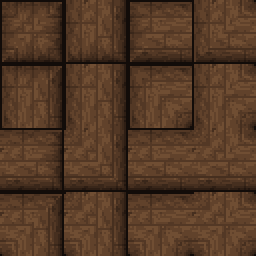
#> input picture art/structures/wood_walls.png, 128 x 128 px (shown 2 times larger)
$ python wood_floor.py
#> lines starting #> are read from the running program, lines starting #| are printed output that depends on the picture
### tools/tilekit/wood_walls.py
"""Wall autotile sheets: wood, reinforced wood and stone.

32x32 px tiles, dark pixel-art palette, straight top-down view: each wall fills its cell and
we only see its top. The top is shaded as if slightly arced (rounded like a log/bolster):
brightest along the middle, falling off toward every open edge, with a soft light from the
top-left. Inner corners round off too, so joins read as one continuous wall.

Sheet layout: 4x4 tiles (128x128), tile index = connection mask
    N=1, E=2, S=4, W=8        column = mask % 4, row = mask // 4
so the game picks a tile with:  mask = int(n) | int(e)<<1 | int(s)<<2 | int(w)<<3.
That covers isolated posts, end caps, straights, corners, T-joins and crosses. The four
diagonals are assumed open (walls are one cell thick).

Plank grain follows the wall's direction; corners and T-joins are mitred like a frame.

Three materials share the shape, arc shading and mitred joints; only the top surface
differs (MATERIALS): wood planks; reinforced wood, darker planks bound by riveted iron straps;
stone, courses of cut blocks with mortar joints.

Run:  python tools/tilekit/wood_walls.py
      writes art/structures/{wood,reinforced,stone}_walls.png and a preview of each in
      tools/tilekit/preview/
"""
import math
import os

from PIL import Image

T = 32                 # tile size
PLANK = 8              # plank width
ARC = 12               # how far in from an open edge the rounding reaches, in px

ROOT = os.path.dirname(os.path.dirname(os.path.dirname(os.path.abspath(__file__))))
OUT_DIR = os.path.join(ROOT, "art", "structures")
PREVIEW_DIR = os.path.join(os.path.dirname(os.path.abspath(__file__)), "preview")

N, E, S, W = 1, 2, 4, 8

# ---------------------------------------------------------------- palette (dark theme)
OUTLINE = (18, 12, 9)
# Wood shades, darkest -> lightest. The arc and the grain both index into this ramp.
WOOD = [
	(34, 22, 15),
	(46, 30, 20),
	(58, 39, 26),
	(70, 47, 31),
	(83, 56, 37),
	(97, 66, 43),
	(112, 78, 51),
]
SEAM_DROP = 1.5        # plank seams sit this many shades darker than the wood around them
KNOT_DROP = 2.0
# Reinforced: older, darker planks, bound with iron straps.
WOOD_DARK = [
	(26, 17, 12),
	(36, 24, 16),
	(47, 31, 21),
	(58, 39, 26),
	(70, 47, 31),
	(83, 56, 37),
	(97, 66, 43),
]
IRON = [
	(16, 17, 20),
	(24, 25, 29),
	(33, 34, 39),
	(44, 45, 51),
	(57, 58, 64),
	(72, 73, 79),
	(98, 99, 104),
]
STRAP_AT = (14, 15, 16)   # one strap per cell, centred along the wall: dark edge, face, shadow
# Stone: cool grey cut blocks, as the rocks.
STONE = [
	(30, 31, 36),
	(42, 43, 49),
	(55, 56, 62),
	(69, 70, 76),
	(85, 86, 91),
	(102, 103, 107),
	(122, 122, 125),
]
STONE_OUTLINE = (13, 14, 17)
COURSE = 8             # stone course height (across the wall)
BLOCK = 16             # block length (along); alternate courses offset by half


def h(*v):
	"""Small deterministic hash -> [0, 1)."""
	x = 0x9E3779B1
	for n in v:
		x ^= (n + 0x7F4A7C15 + (x << 6) + (x >> 2)) & 0xFFFFFFFF
		x = (x * 0x85EBCA6B) & 0xFFFFFFFF
		x ^= x >> 13
	return (x & 0xFFFF) / 65536.0


# [49 lines left out: functions grain, reinforced, stone, not called in this run]


MATERIALS = {
	"wood": dict(palette=WOOD, outline=OUTLINE, surface=lambda a, c: (grain(a, c), None)),
	"reinforced": dict(palette=WOOD_DARK, outline=OUTLINE, surface=reinforced),
	"stone": dict(palette=STONE, outline=STONE_OUTLINE, surface=stone),
}


# [131 lines left out: functions sector_vertical, edge_dist, tile, sheet, preview, not called in this run]


# [8 lines that do not run on import are left out]

### tools/tilekit/wood_floor.py
"""Wood floor tiles.

32x32 px, straight top-down, dark pixel-art palette to match wood_walls.py. Horizontal
planks, 8 px wide, so rows line up across every tile. VARIANTS tiles side by side in one
strip; they share the grain streaks (so planks run on unbroken from tile to tile) and only
differ in where butt joints and knots fall. The game picks a variant from a hash of the cell.

Flatter and a touch lighter/greyer than the walls so the walls read as standing on it.

Run:  python tools/tilekit/wood_floor.py
      writes art/structures/wood_floor.png and tools/tilekit/preview/wood_floor_preview.png
      (the preview also uses art/structures/wood_walls.png, so run wood_walls.py first)
"""
import math
import os

from PIL import Image

from wood_walls import h, N, E, S, W

T = 32
PLANK = 8
VARIANTS = 4

ROOT = os.path.dirname(os.path.dirname(os.path.dirname(os.path.abspath(__file__))))
OUT = os.path.join(ROOT, "art", "structures", "wood_floor.png")
WALLS = os.path.join(ROOT, "art", "structures", "wood_walls.png")
PREVIEW = os.path.join(os.path.dirname(os.path.abspath(__file__)), "preview", "wood_floor_preview.png")

# darkest -> lightest
WOOD = [
	(48, 35, 26),
	(62, 45, 32),
	(74, 54, 38),
	(85, 62, 44),
	(96, 71, 50),
	(108, 81, 57),
]
BASE = 3.0
SEAM = 0                       # seam shade index (gap between planks)


def pixel(x, y, var):
	p = y // PLANK
	k = y % PLANK
	if k == PLANK - 1:
		return WOOD[SEAM]          # gap between plank rows
	# butt joints: per variant, per plank row; some rows have none in this tile
	if h(var, p, 7) < 0.7 and x == 2 + int(h(var, p, 8) * (T - 4)):
		return WOOD[SEAM]
	v = BASE
	# streaks shared by every variant (periodic in T): planks flow on across tiles
	ph = h(p, k, 1) * 6.283
	v += 0.5 * math.sin(6.283 * 1 * x / T + ph) + 0.3 * math.sin(6.283 * 4 * x / T + ph * 1.3)
	# one long plank tone per row, so rows look like separate boards
	v += (h(p, 2) - 0.5) * 0.9
	v += (h(x, y, var, 11) - 0.5) * 0.7          # pixel noise, like the grass
	v += 0.5 if k == 0 else 0.0                  # top edge of each board catches the light
	v -= 0.4 if k == PLANK - 2 else 0.0          # lower edge falls into the gap
	# knots
	kx = int(h(var, p, 3) * T)
	if h(var, p, 5) < 0.3 and k in (3, 4) and abs(x - kx) <= (1 if k == 3 else 0):
		v -= 1.8
	return WOOD[max(0, min(len(WOOD) - 1, int(round(v))))]


def strip():
	img = Image.new("RGBA", (T * VARIANTS, T), (0, 0, 0, 255))
	px = img.load()
	for var in range(VARIANTS):
		for y in range(T):
			for x in range(T):
				px[var * T + x, y] = pixel(x, y, var)
	return img


def preview(floor_img):
	"""Two rooms on darkened grass: walls, floors with the in-game wall shadow, 3x."""
	layout = [
		"..............",
		".#######......",
		".#ffffff#.....",
		".#ffffff#####.",
		".#ffffffffff#.",
		".#ffffff#fff#.",
		".###f####fff#.",
		"....f...#####.",
		"..............",
	]
	H, Wd = len(layout), len(layout[0])
	walls = Image.open(WALLS).convert("RGBA")
#> walls is the input picture: PIL image 128x128 RGBA; mean R, G, B, A 84.4, 57.4, 37.7, 255
	out = Image.new("RGBA", (Wd * T, H * T))
#> out: PIL image 448x288 RGBA; every value is 0
	g = Image.open(os.path.join(ROOT, "art", "ground", "grass_a_plain.png")).convert("RGBA")
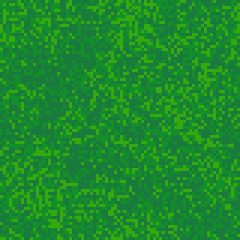
#> input picture art/ground/grass_a_plain.png, 80 x 80 px (shown 3 times larger)
#> g is the input picture: PIL image 80x80 RGBA; mean R, G, B, A 29, 139.2, 44.5, 255
	r, gg, b, a = g.split()
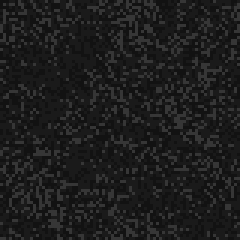
#> r: PIL image 80x80 L (shown 3 times larger); min 18, max 54, mean 29
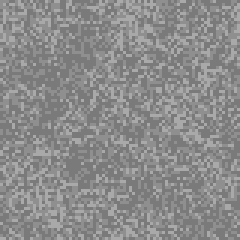
#> gg: PIL image 80x80 L (shown 3 times larger); min 122, max 169, mean 139.2
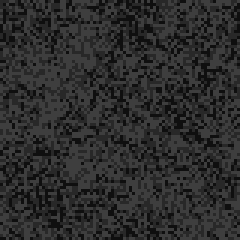
#> b: PIL image 80x80 L (shown 3 times larger); min 15, max 62, mean 44.5
#> a: PIL image 80x80 L; every value is 255
	g = Image.merge("RGBA", [c.point(lambda v: int(v * 0.65)) for c in (r, gg, b)] + [a])
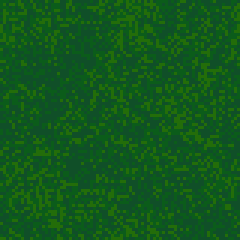
#> g: PIL image 80x80 RGBA (shown 3 times larger); mean R, G, B, A 18.2, 89.8, 28.6, 255
	for yy in range(0, H * T, g.height):
		for xx in range(0, Wd * T, g.width):
			out.paste(g, (xx, yy))
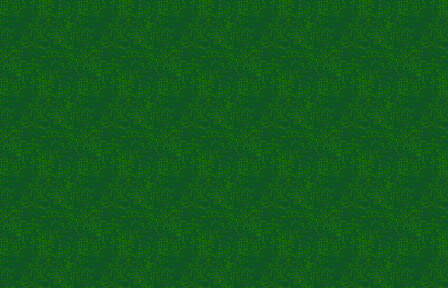
#> out: PIL image 448x288 RGBA; mean R, G, B, A 18.2, 89.8, 28.6, 255

	def at(cx, cy):
		return layout[cy][cx] if 0 <= cy < H and 0 <= cx < Wd else "."

	for cy in range(H):
		for cx in range(Wd):
			c = at(cx, cy)
			if c == "f":
				var = int(h(cx, cy, 99) * VARIANTS)
				out.alpha_composite(floor_img.crop((var * T, 0, var * T + T, T)), (cx * T, cy * T))
				# wall shadow: same bands PieceLayer draws (3 px, fading)
				shade = Image.new("RGBA", (T, T), (0, 0, 0, 0))
				sp = shade.load()
				for side, (dx, dy) in ((N, (0, -1)), (E, (1, 0)), (S, (0, 1)), (W, (-1, 0))):
					if at(cx + dx, cy + dy) != "#":
						continue
					for i, alpha in enumerate((110, 70, 35)):
						for j in range(T):
							x, y = {N: (j, i), S: (j, T - 1 - i), W: (i, j), E: (T - 1 - i, j)}[side]
							sp[x, y] = (0, 0, 0, max(sp[x, y][3], alpha))
				out.alpha_composite(shade, (cx * T, cy * T))
			elif c == "#":
				m = (N if at(cx, cy - 1) == "#" else 0) | (E if at(cx + 1, cy) == "#" else 0) \
					| (S if at(cx, cy + 1) == "#" else 0) | (W if at(cx - 1, cy) == "#" else 0)
				out.alpha_composite(walls.crop(((m % 4) * T, (m // 4) * T, (m % 4 + 1) * T, (m // 4 + 1) * T)), (cx * T, cy * T))
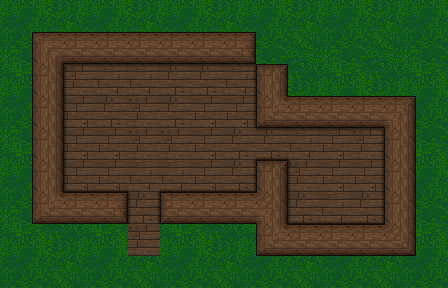
#> out: PIL image 448x288 RGBA; mean R, G, B, A 52.2, 71.7, 34.3, 255
#> shade: PIL image 32x32 RGBA; every value is 0
	return out.resize((out.width * 3, out.height * 3), Image.NEAREST)


if __name__ == "__main__":
	os.makedirs(os.path.dirname(OUT), exist_ok=True)
	s = strip()
	s.save(OUT)
	preview(s).save(PREVIEW)
	print("wrote", OUT, "and", PREVIEW)
